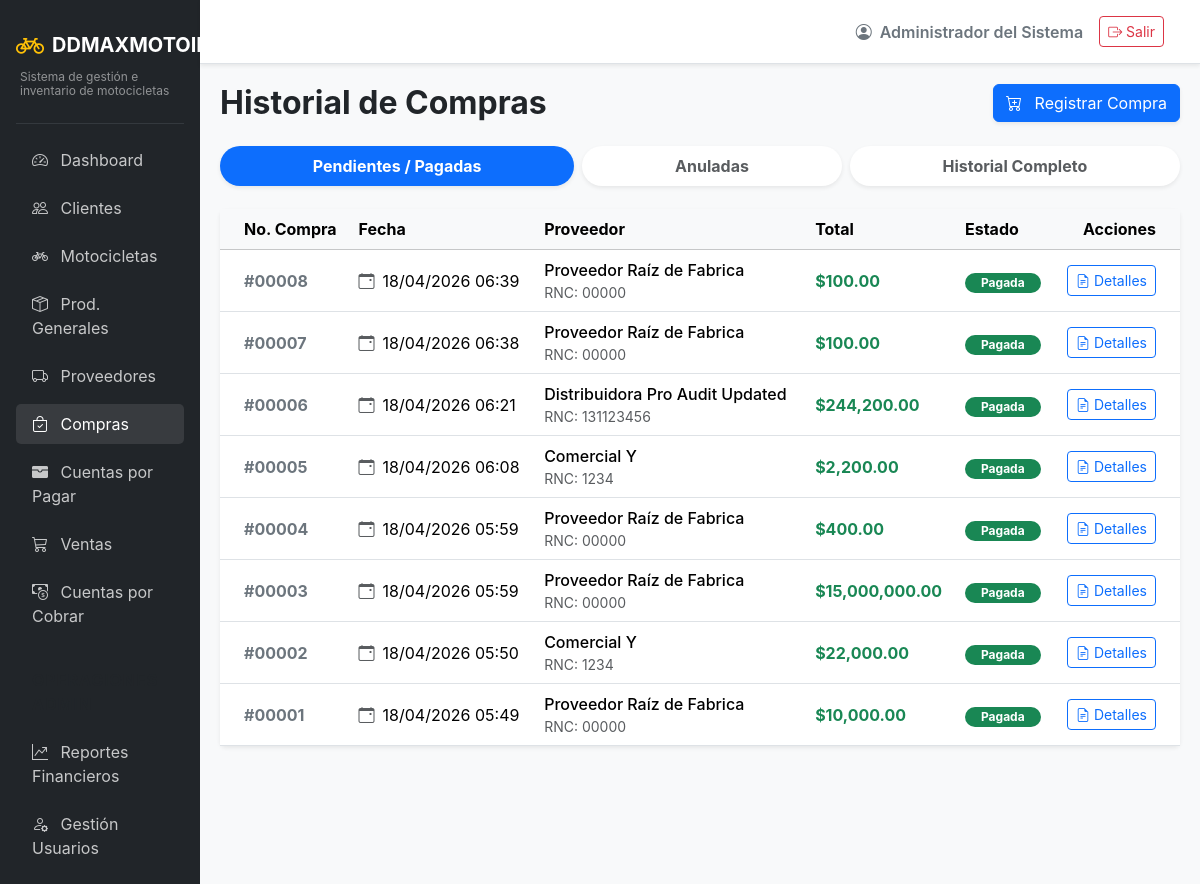
Page /purchases/ (signed in) on the committed database.
### app/models/auth.py (models this page shows, shortened)
class Usuarios(UserMixin, db.Model):
    __tablename__ = 'usuarios'
    id = db.Column(db.Integer, primary_key=True)
    usuario = db.Column(db.String(50), unique=True, nullable=False)
    password_hash = db.Column(db.String(255), nullable=False)
    rol_id = db.Column(db.Integer, db.ForeignKey('roles.id'), nullable=False)
    estado = db.Column(db.String(20), default='activo') # activo/inactivo
    nombre = db.Column(db.String(100), nullable=False)
    created_at = db.Column(db.DateTime, default=datetime.utcnow)
    updated_at = db.Column(db.DateTime, default=datetime.utcnow, onupdate=datetime.utcnow)

### app/models/transactions.py (models this page shows)
class Compras(db.Model):
    __tablename__ = 'compras'
    id = db.Column(db.Integer, primary_key=True)
    proveedor_id = db.Column(db.Integer, db.ForeignKey('proveedores.id'), nullable=False)
    fecha = db.Column(db.DateTime, default=datetime.utcnow)
    tipo = db.Column(db.String(20), nullable=False, server_default='contado') # contado, credito
    costo_total = db.Column(db.Numeric(12, 2), nullable=False)
    pago_inicial = db.Column(db.Numeric(12, 2), default=0)
    metodo_pago = db.Column(db.String(50))
    estado = db.Column(db.String(20), default='pendiente') # pendiente, anulada, pagada, parcial
    created_at = db.Column(db.DateTime, default=datetime.utcnow)
    proveedor = db.relationship('Proveedores', backref='compras')
    detalles = db.relationship('DetalleCompra', backref='compra', lazy=True)

### app/models/entities.py (models this page shows)
class Proveedores(db.Model):
    __tablename__ = 'proveedores'
    id = db.Column(db.Integer, primary_key=True)
    nombre = db.Column(db.String(150), unique=True, nullable=False)
    rnc = db.Column(db.String(50))
    telefono = db.Column(db.String(20))
    direccion = db.Column(db.String(255))
    contacto = db.Column(db.String(100))
    estado = db.Column(db.String(20), default='activo')
    created_at = db.Column(db.DateTime, default=datetime.utcnow)

### app/routes/purchases.py (the view)
@purchases_bp.route('/')
def list_purchases():
    estado = request.args.get('estado', 'pendientes')
    query = Compras.query
    if estado == 'pendientes':
        query = query.filter(Compras.estado.in_(['pendiente', 'parcial', 'pagada']))
    elif estado == 'anuladas':
        query = query.filter(Compras.estado == 'anulada')
    compras = query.options(joinedload(Compras.proveedor)).order_by(Compras.fecha.desc()).all()
    return render_template('purchases/list.html', compras=compras, estado_actual=estado)

### app/models/auth.py (called while the page is built)
@login_manager.user_loader
def load_user(user_id):
    return db.session.get(Usuarios, int(user_id))

### app/templates/purchases/list.html (shortened to what this page needs)
{% extends "base.html" %}
{% block content %}
<div class="d-flex justify-content-between align-items-center mb-4">
    <h2 class="fw-bold mb-0">Historial de Compras</h2>
    <a href="{{ url_for('purchases.create_purchase') }}" class="btn btn-primary shadow-sm">
        <i class="bi bi-cart-plus me-2"></i> Registrar Compra
    </a>
</div>
<ul class="nav nav-tabs nav-fill mb-4 border-0 gap-2">
    <li class="nav-item">
        <a class="nav-link rounded-pill fw-bold border-0 shadow-sm {% if estado_actual == 'pendientes' %}active bg-primary text-white{% else %}bg-white text-muted{% endif %}" href="{{ url_for('purchases.list_purchases', estado='pendientes') }}">
            Pendientes / Pagadas
        </a>
    </li>
    <li class="nav-item">
        <a class="nav-link rounded-pill fw-bold border-0 shadow-sm {% if estado_actual == 'anuladas' %}active bg-danger text-white{% else %}bg-white text-muted{% endif %}" href="{{ url_for('purchases.list_purchases', estado='anuladas') }}">
            Anuladas
        </a>
    </li>
    <li class="nav-item">
        <a class="nav-link rounded-pill fw-bold border-0 shadow-sm {% if estado_actual == 'todas' %}active bg-dark text-white{% else %}bg-white text-muted{% endif %}" href="{{ url_for('purchases.list_purchases', estado='todas') }}">
            Historial Completo
        </a>
    </li>
</ul>
<div class="card shadow-sm border-0">
    <div class="card-body p-0">
        <div class="table-responsive">
            <table class="table table-hover align-middle mb-0">
                <thead class="table-light">
                    <tr>
                        <th class="ps-4">No. Compra</th>
                        <th>Fecha</th>
                        <th>Proveedor</th>
                        <th>Total</th>
                        <th>Estado</th>
                        <th class="text-end pe-4">Acciones</th>
                    </tr>
                </thead>
                <tbody>
                    {% for compra in compras %}
                    <tr>
                        <td class="ps-4 fw-bold text-secondary">
                            #{{ "{:05d}".format(compra.id) }}
                        </td>
                        <td>
                            <div class="d-flex align-items-center">
                                <i class="bi bi-calendar-event text-muted me-2"></i>
                                {{ compra.fecha.strftime('%d/%m/%Y %H:%M') if compra.fecha else 'N/A' }}
                            </div>
                        </td>
                        <td>
                            <div class="fw-medium">{{ compra.proveedor.nombre if compra.proveedor else 'No registrado' }}</div>
                            <div class="small text-muted">RNC: {{ compra.proveedor.rnc if compra.proveedor else 'N/A' }}</div>
                        </td>
                        <td>
                            <strong class="text-success">${{ "{:,.2f}".format(compra.costo_total) }}</strong>
                        </td>
                        <td>
                            {% if compra.estado == 'pagada' %}
                                <span class="badge bg-success rounded-pill px-3">Pagada</span>
                            {% elif compra.estado == 'parcial' %}
                                <span class="badge bg-info text-dark rounded-pill px-3">Parcial</span>
                            {% elif compra.estado == 'pendiente' %}
                                <span class="badge bg-primary rounded-pill px-3">Pendiente</span>
                            {% elif compra.estado == 'anulada' %}
                                <span class="badge bg-danger rounded-pill px-3">Anulada</span>
                            {% else %}
                                <span class="badge bg-secondary rounded-pill px-3">{{ compra.estado|capitalize }}</span>
                            {% endif %}
                        </td>
                        <td class="text-end pe-4">
                            <a href="{{ url_for('purchases.detail_purchase', id=compra.id) }}" class="btn btn-sm btn-outline-primary" data-bs-toggle="tooltip" title="Ver Detalles">
                                <i class="bi bi-file-earmark-text"></i> Detalles
                            </a>
                        </td>
                    </tr>
                    {% endfor %}
                </tbody>
            </table>
        </div>
    </div>
</div>
{% endblock %}

### app/templates/base.html (shortened to what this page needs)
<!DOCTYPE html>
<html lang="es">
<head>
    <link href="https://cdn.jsdelivr.net/npm/bootstrap@5.3.2/dist/css/bootstrap.min.css" rel="stylesheet">
    <link href="https://cdn.jsdelivr.net/npm/bootstrap-icons@1.11.1/font/bootstrap-icons.css" rel="stylesheet">
</head>
<body>
    <div class="container-fluid p-0">
        <div class="row g-0">
            <div class="col-md-2 sidebar d-none d-md-block p-3">
                <a href="{{ url_for('main.dashboard') }}" class="text-decoration-none d-flex flex-column mb-4 mt-2">
                    <div class="d-flex align-items-center">
                        <i class="bi bi-bicycle fs-3 text-warning me-2"></i>
                        <span class="fs-5 text-white fw-bold">DDMAXMOTOIMPORT</span>
                    </div>
                    <div class="text-white-50 mt-1 ps-1" style="font-size: 0.75rem; line-height: 1.2;">Sistema de gestión e inventario de motocicletas</div>
                </a>
                <hr class="text-secondary">
                <ul class="nav flex-column gap-2">
                    <li class="nav-item">
                        <a class="nav-link {% if request.endpoint and request.endpoint.startswith('main.') %}active{% endif %}" href="{{ url_for('main.dashboard') }}">
                            <i class="bi bi-speedometer2 me-2"></i> Dashboard
                        </a>
                    </li>
                    <li class="nav-item">
                        <a class="nav-link {% if request.endpoint and request.endpoint.startswith('clients.') %}active{% endif %}" href="{{ url_for('clients.list_clients') }}">
                            <i class="bi bi-people me-2"></i> Clientes
                        </a>
                    </li>
                    <li class="nav-item">
                        <a class="nav-link {% if request.endpoint and request.endpoint.startswith('inventory.') and 'product' not in request.endpoint %}active{% endif %}" href="{{ url_for('inventory.list_motorcycles') }}">
                            <i class="bi bi-bicycle me-2"></i> Motocicletas
                        </a>
                    </li>
                    <li class="nav-item">
                        <a class="nav-link {% if request.endpoint and request.endpoint.startswith('inventory.') and 'product' in request.endpoint %}active{% endif %}" href="{{ url_for('inventory.list_products') }}">
                            <i class="bi bi-box-seam me-2"></i> Prod. Generales
                        </a>
                    </li>
                    <li class="nav-item">
                        <a class="nav-link {% if request.endpoint and request.endpoint.startswith('suppliers.') %}active{% endif %}" href="{{ url_for('suppliers.list_suppliers') }}">
                            <i class="bi bi-truck me-2"></i> Proveedores
                        </a>
                    </li>
                    <li class="nav-item">
                        <a class="nav-link {% if request.endpoint and request.endpoint.startswith('purchases.') %}active{% endif %}" href="{{ url_for('purchases.list_purchases') }}">
                            <i class="bi bi-bag-check me-2"></i> Compras
                        </a>
                    </li>
                    <li class="nav-item">
                        <a class="nav-link {% if request.endpoint and request.endpoint.startswith('payables.') %}active{% endif %}" href="{{ url_for('payables.list_accounts') }}">
                            <i class="bi bi-wallet-fill me-2"></i> Cuentas por Pagar
                        </a>
                    </li>
                    <li class="nav-item">
                        <a class="nav-link {% if request.endpoint and request.endpoint.startswith('sales.') %}active{% endif %}" href="{{ url_for('sales.list_sales') }}">
                            <i class="bi bi-cart3 me-2"></i> Ventas
                        </a>
                    </li>
                    <li class="nav-item">
                        <a class="nav-link {% if request.endpoint and request.endpoint.startswith('accounts.') %}active{% endif %}" href="{{ url_for('accounts.list_accounts') }}">
                            <i class="bi bi-cash-coin me-2"></i> Cuentas por Cobrar
                        </a>
                    </li>
                    {% if current_user.is_authenticated and current_user.rol.nombre|upper in ['ADMIN', 'ADMINISTRADOR'] %}
                    <li class="nav-item mt-3">
                        <span class="nav-link text-uppercase small fw-bold text-muted" style="letter-spacing: 1px;">Operaciones Admin</span>
                    </li>
                    <li class="nav-item">
                        <a class="nav-link {% if request.endpoint and request.endpoint.startswith('reports.') %}active{% endif %}" href="{{ url_for('reports.sales_report') }}">
                            <i class="bi bi-graph-up-arrow me-2"></i> Reportes Financieros
                        </a>
                    </li>
                    <li class="nav-item">
                        <a class="nav-link" href="#" onclick="alert('Módulo de usuarios en desarrollo'); return false;">
                            <i class="bi bi-person-gear me-2"></i> Gestión Usuarios
                        </a>
                    </li>
                    {% endif %}
                </ul>
            </div>
            <div class="col-md-10 d-flex flex-column vh-100">
                <nav class="navbar navbar-expand-lg navbar-light bg-white border-bottom shadow-sm px-4 py-3">
                    <div class="container-fluid">
                        <div class="ms-auto d-flex align-items-center">
                            <span class="me-3 fw-semibold text-secondary">
                                <i class="bi bi-person-circle me-1"></i> {{ current_user.nombre }}
                            </span>
                            <a href="{{ url_for('auth.logout') }}" class="btn btn-outline-danger btn-sm">
                                <i class="bi bi-box-arrow-right"></i> Salir
                            </a>
                        </div>
                    </div>
                </nav>
                <main class="content-area flex-grow-1 overflow-auto">
                    {% block content %}{% endblock %}
                </main>
            </div>
        </div>
    </div>
</body>
</html>

### app/templates/base.html (style rules this page uses)
body { background-color: #f8f9fa; font-family: 'Inter', sans-serif; }
.sidebar { background-color: #212529; min-height: 100vh; color: #fff; }
.sidebar .nav-link { color: rgba(255,255,255,.75); transition: 0.3s; }
.sidebar .nav-link:hover, .sidebar .nav-link.active { color: #fff; background: rgba(255,255,255,.1); border-radius: 5px; }
.content-area { padding: 20px; }

### rows in the picture
Usuarios: nombre "Administrador del Sistema"
Compras: id "00008", fecha "18/04/2026 06:39", proveedor "Proveedor Raíz de Fabrica", proveedor "00000", costo_total "100.00", estado "Pagada"
Compras: id "00007", fecha "18/04/2026 06:38", proveedor "Proveedor Raíz de Fabrica", proveedor "00000", costo_total "100.00", estado "Pagada"
Compras: id "00006", fecha "18/04/2026 06:21", proveedor "Distribuidora Pro Audit Updated", proveedor "131123456", costo_total "244,200.00", estado "Pagada"
Compras: id "00005", fecha "18/04/2026 06:08", proveedor "Comercial Y", proveedor "1234", costo_total "2,200.00", estado "Pagada"
Compras: id "00004", fecha "18/04/2026 05:59", proveedor "Proveedor Raíz de Fabrica", proveedor "00000", costo_total "400.00", estado "Pagada"
Compras: id "00003", fecha "18/04/2026 05:59", proveedor "Proveedor Raíz de Fabrica", proveedor "00000", costo_total "15,000,000.00", estado "Pagada"
Compras: id "00002", fecha "18/04/2026 05:50", proveedor "Comercial Y", proveedor "1234", costo_total "22,000.00", estado "Pagada"
Compras: id "00001", fecha "18/04/2026 05:49", proveedor "Proveedor Raíz de Fabrica", proveedor "00000", costo_total "10,000.00", estado "Pagada"
